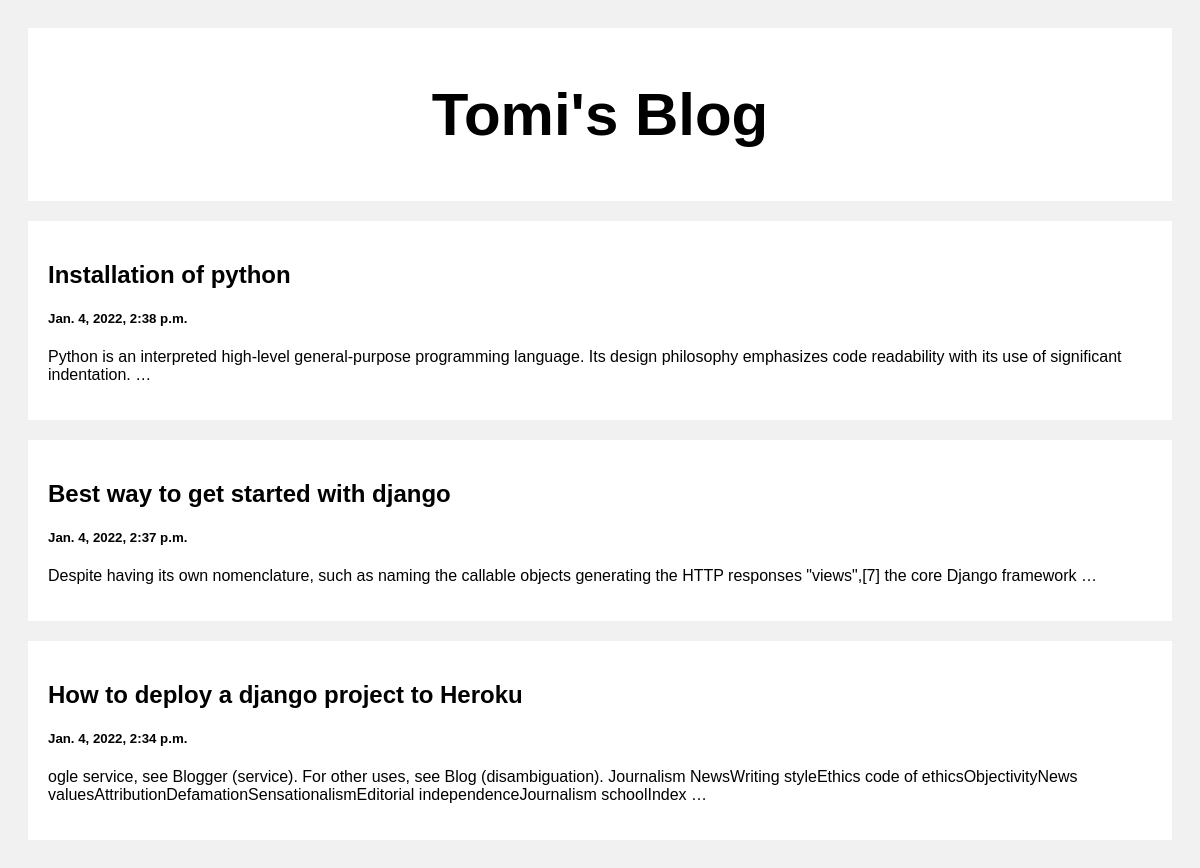
The page / on the database its author committed.
### posts/models.py (models this page shows)
class Post(models.Model):
    title = models.CharField(max_length= 100)
    body = models.CharField(max_length= 1000000)
    createdOn = models.DateTimeField(default = datetime.now, blank = True)

### posts/views.py (the view)
# urls.py: path('', views.index, name = 'index'),
def index(request):
    posts = Post.objects.all()
    return render(request, 'index.html', {'posts': posts})

### templates/index.html (shortened to what this page needs)
<!DOCTYPE html>
<html>
<head>
</head>
<body>
<div class="header">
  <h2>Tomi's Blog</h2>
</div>
<div class="row">
  <div class="leftcolumn">
    {% for post in posts reversed  %}
    <div class="card">
      <a style = "text-decoration: none; color:black;" href="/post/{{post.id}}">
        <h2>{{post.title}}</h2>
        <h5>{{post.createdOn}}</h5>
        <p>{{post.body|truncatewords:20}}</p>
    </div>
    {% endfor %}
  </div>
</div>
</body>
</html>

### templates/index.html (style rules this page uses)
* { box-sizing: border-box; }
body { font-family: Arial; padding: 20px; background: #f1f1f1; }
.header { padding: 2px; font-size: 40px; text-align: center; background: white; }
.leftcolumn { float: left; width: 100%; }
.card { background-color: white; padding: 20px; margin-top: 20px; }
.row:after { content: ""; display: table; clear: both; }

### rows shown on the page
Post: title "Installation of python", createdOn "Jan. 4, 2022, 2:38 p.m.", body "Python is an interpreted high-level general-purpose programming language. Its design philosophy emphasizes code readability with its use of significant indentation. …"
Post: title "Best way to get started with django", createdOn "Jan. 4, 2022, 2:37 p.m.", body "Despite having its own nomenclature, such as naming the callable objects generating the HTTP responses \"views\",[7] the core Django framework …"
Post: title "How to deploy a django project to Heroku", createdOn "Jan. 4, 2022, 2:34 p.m.", body "ogle service, see Blogger (service). For other uses, see Blog (disambiguation). Journalism NewsWriting styleEthics code of ethicsObjectivityNews valuesAttributionDefamationSensationalismEditorial independenceJournalism schoolIndex …"
